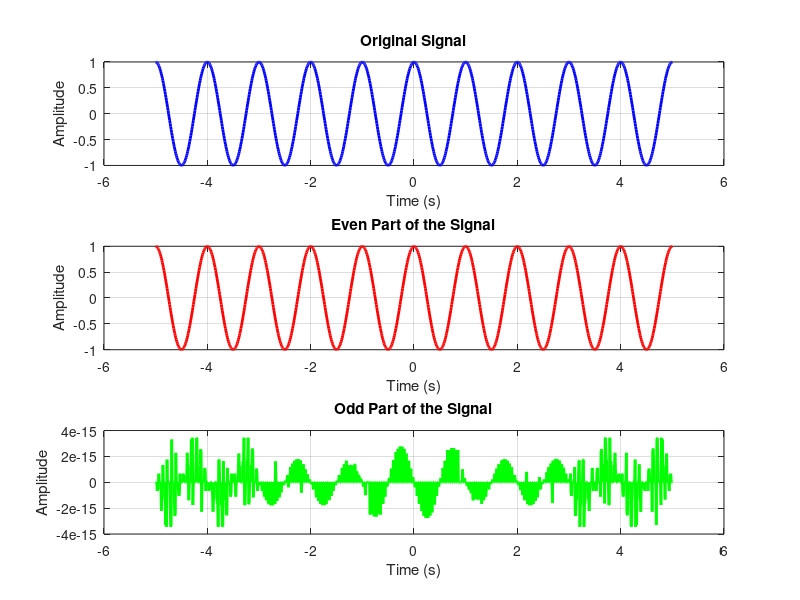

The MATLAB source for this figure: (Note: this script raises an error after producing the figure.)
% Time vector
t = -5:0.01:5; % Time vector from -5 to 5 seconds with a step of 0.01 seconds

% Create a signal (you can replace this with any signal you want)
signal = cos(2*pi*t); % Example signal (cosine wave)

% Even signal: f(t) = [f(t) + f(-t)] / 2
even_signal = (signal + fliplr(signal)) / 2;

% Odd signal: f(t) = [f(t) - f(-t)] / 2
odd_signal = (signal - fliplr(signal)) / 2;

% Plot the original signal, even signal, and odd signal
subplot(3, 1, 1);
plot(t, signal, 'b', 'LineWidth', 2);
title('Original Signal');
xlabel('Time (s)');
ylabel('Amplitude');
grid on;

subplot(3, 1, 2);
plot(t, even_signal, 'r', 'LineWidth', 2);
title('Even Part of the Signal');
xlabel('Time (s)');
ylabel('Amplitude');
grid on;

subplot(3, 1, 3);
plot(t, odd_signal, 'g', 'LineWidth', 2);
title('Odd Part of the Signal');
xlabel('Time (s)');
ylabel('Amplitude');
grid on;

sgtitle('Even and Odd Parts of a Signal');

